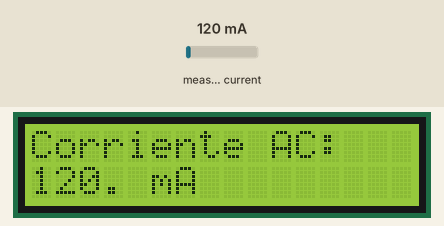
Bench run of a sketch on a simulated Arduino Uno, built with avr-gcc and run on an emulated ATmega328P. Parts: 16×2 character LCD. Inputs (shaded band) come from the test bench; at power-on: measured current 120 mA. What the sketch prints to the serial monitor is not drawn.

Above: at 1.2 s.
1.3 s: measured current set to 1000 mA
At 2.4 s:
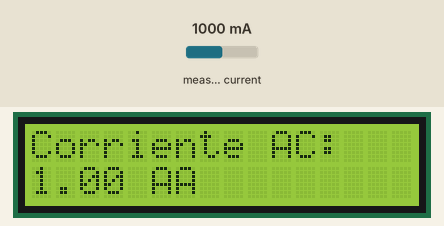
2.9 s: measured current set to 500 mA
At 3.4 s:
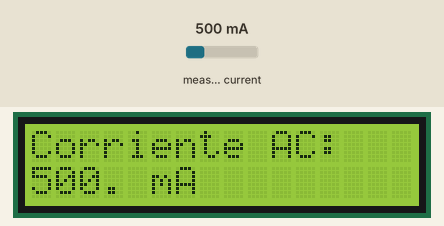
5.9 s: measured current set to 40 mA
At 6.8 s:
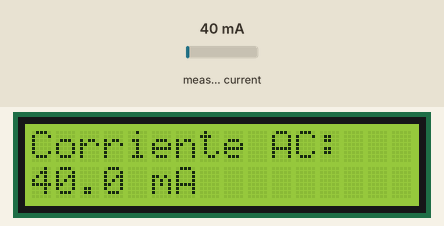
Timing chart, 0 to 8.9 s (numbered marks = the images above; inputs shaded):
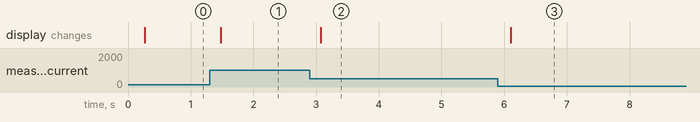

The sketch:

current.ino
```cpp
#include "EmonLib.h"  // Biblioteca para la familia de sensores SCT-013
#include "LiquidCrystal_I2C.h" // Libreria para LCD

EnergyMonitor emon1;  // Creamos una instancia del sensor

// Conexión: SDA pin al A4 y SCL pin al A5.
// Conectamos el LCD via I2C, la dirección predeterminada es 0x27
LiquidCrystal_I2C lcd = LiquidCrystal_I2C(0x27, 16, 2); //

/* Voltaje de nuestra red eléctrica */
//float voltajeRed = 127.0;  /* 115V-127V Comúnmente en México */
void setup() {

// Inicializamos el LCD:
  lcd.init();
  lcd.clear();
  lcd.backlight();

Serial.begin(9600);
 emon1.current(1, 30); //corriente (pin de entrada, constante de calibración)
/* constante de calibración: Es el valor que se desea leer cuando hay 1V a la salida del sensor */
}


void loop() {
/* Obtenemos el valor de la corriente eficaz pasando un número de muestras que se van a tomar para promediar */
float Irms = emon1.calcIrms(1480); // Calculate Irms only

/* Mostramos la información por el monitor serie y lcd*/
if(Irms<1){
Serial.print(" Irms = ");
Serial.println(Irms*1000);
lcd.setCursor(0, 0); // Set the cursor on the third column and first row.
lcd.print("Corriente AC:"); // Print the string "Hello World!
lcd.setCursor(0, 1); // Set the cursor on the third column and first row.
lcd.print(Irms*1000); // Print the string "Hello World!
lcd.setCursor(4, 1); // Set the cursor on the third column and first row.
lcd.print(" mA"); // Print the string "Hello World!
}else{
Serial.print(" Irms = ");
Serial.println(Irms);
lcd.setCursor(0, 0); // Set the cursor on the third column and first row.
lcd.print("Corriente AC:"); // Print the string "Hello World!
lcd.setCursor(0, 1); // Set the cursor on the third column and first row.
lcd.print(Irms); // Print the string "Hello World!
lcd.setCursor(4, 1); // Set the cursor on the third column and first row.
lcd.print(" A"); // Print the string "Hello World!
}

}
```

Measured:
- after the input at 1.3 s, the display: changes after 0.18 s (image 1)
- after the input at 2.9 s, the display: changes after 0.17 s (image 2)
- after the input at 5.9 s, the display: changes after 0.20 s (image 3)
